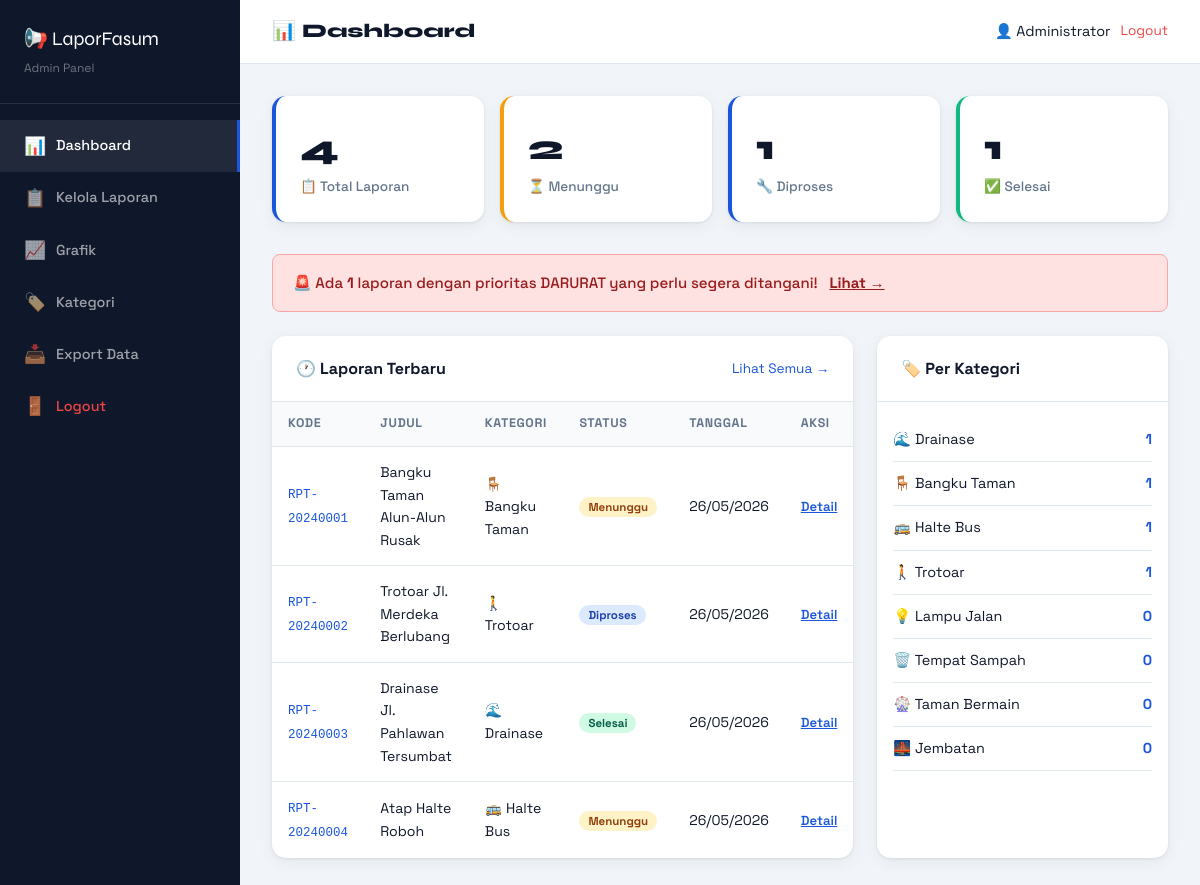
Screenshot of /admin/dashboard.php (signed in) with the database file from the repository.
### tables this page shows
CREATE TABLE IF NOT EXISTS laporan (
    id INT AUTO_INCREMENT PRIMARY KEY,
    kode_laporan VARCHAR(20) UNIQUE NOT NULL,
    nama_pelapor VARCHAR(150) NOT NULL,
    email_pelapor VARCHAR(150),
    no_hp VARCHAR(20),
    kategori_id INT NOT NULL,
    judul VARCHAR(255) NOT NULL,
    deskripsi TEXT NOT NULL,
    lokasi VARCHAR(255) NOT NULL,
    latitude DECIMAL(10,8),
    longitude DECIMAL(11,8),
    foto VARCHAR(255),
    status ENUM('menunggu','diproses','selesai','ditolak') DEFAULT 'menunggu',
    prioritas ENUM('rendah','sedang','tinggi','darurat') DEFAULT 'sedang',
    catatan_admin TEXT,
    created_at TIMESTAMP DEFAULT CURRENT_TIMESTAMP,
    updated_at TIMESTAMP DEFAULT CURRENT_TIMESTAMP ON UPDATE CURRENT_TIMESTAMP,
    FOREIGN KEY (kategori_id) REFERENCES kategori(id)
);

CREATE TABLE IF NOT EXISTS kategori (
    id INT AUTO_INCREMENT PRIMARY KEY,
    nama VARCHAR(100) NOT NULL,
    ikon VARCHAR(50) NOT NULL,
    deskripsi TEXT,
    created_at TIMESTAMP DEFAULT CURRENT_TIMESTAMP
);

### includes/config.php (called while the page is built, shortened)
<?php
function statusBadge($status) {
    $badges = [
        'menunggu' => ['label' => 'Menunggu', 'class' => 'status-waiting'],
        'diproses' => ['label' => 'Diproses', 'class' => 'status-process'],
        'selesai'  => ['label' => 'Selesai',  'class' => 'status-done'],
        'ditolak'  => ['label' => 'Ditolak',  'class' => 'status-rejected'],
    ];
    return $badges[$status] ?? ['label' => $status, 'class' => 'status-waiting'];
}
?>

### admin/dashboard.php (the view, shortened to what this page needs)
<!DOCTYPE html>
<html lang="id">
<head>
    <link rel="stylesheet" href="../assets/css/style.css">
</head>
<body class="admin-body">
<?php
require_once '../includes/config.php';
$stats = $pdo->query("
    SELECT
        COUNT(*) as total,
        SUM(status='menunggu') as menunggu,
        SUM(status='diproses') as diproses,
        SUM(status='selesai') as selesai,
        SUM(status='ditolak') as ditolak,
        SUM(prioritas='darurat') as darurat
    FROM laporan
")->fetch();
$recent = $pdo->query("
    SELECT l.*, k.nama as kategori_nama, k.ikon
    FROM laporan l JOIN kategori k ON l.kategori_id = k.id
    ORDER BY l.created_at DESC LIMIT 8
")->fetchAll();
$per_kat = $pdo->query("
    SELECT k.nama, k.ikon, COUNT(l.id) as total
    FROM kategori k LEFT JOIN laporan l ON l.kategori_id = k.id
    GROUP BY k.id ORDER BY total DESC
")->fetchAll();
?>
<div class="admin-sidebar">
    <div class="logo"><a href="dashboard.php">📢 LaporFasum</a><br><small style="color:rgba(255,255,255,.4); font-size:.75rem;">Admin Panel</small></div>
    <nav class="sidebar-menu">
        <a href="dashboard.php" class="active"><span>📊</span> Dashboard</a>
        <a href="laporan.php"><span>📋</span> Kelola Laporan</a>
        <a href="grafik.php"><span>📈</span> Grafik</a>
        <a href="kategori.php"><span>🏷️</span> Kategori</a>
        <a href="export.php"><span>📥</span> Export Data</a>
        <a href="logout.php" style="margin-top:auto; color:#ef4444;"><span>🚪</span> Logout</a>
    </nav>
</div>
<div class="admin-main">
    <div class="admin-topbar">
        <h1>📊 Dashboard</h1>
        <div class="admin-user">
            <span>👤 <?= htmlspecialchars($_SESSION['admin_nama']) ?></span>
            <a href="logout.php" style="color:#ef4444; font-size:.85rem; text-decoration:none;">Logout</a>
        </div>
    </div>
    <div class="admin-content">
        <div class="admin-stats">
            <div class="admin-stat-card">
                <div class="num"><?= $stats['total'] ?></div>
                <div class="lbl">📋 Total Laporan</div>
            </div>
            <div class="admin-stat-card warning">
                <div class="num"><?= $stats['menunggu'] ?></div>
                <div class="lbl">⏳ Menunggu</div>
            </div>
            <div class="admin-stat-card">
                <div class="num"><?= $stats['diproses'] ?></div>
                <div class="lbl">🔧 Diproses</div>
            </div>
            <div class="admin-stat-card success">
                <div class="num"><?= $stats['selesai'] ?></div>
                <div class="lbl">✅ Selesai</div>
            </div>
        </div>
        <?php if ($stats['darurat'] > 0): ?>
        <div class="alert alert-error" style="margin-bottom:24px;">
            🚨 Ada <strong><?= $stats['darurat'] ?></strong> laporan dengan prioritas DARURAT yang perlu segera ditangani!
            <a href="laporan.php?prioritas=darurat" style="color:#991b1b; font-weight:700; margin-left:8px;">Lihat →</a>
        </div>
        <?php endif; ?>
        <div style="display:grid; grid-template-columns:2fr 1fr; gap:24px;">
            <div class="admin-table-card">
                <div class="table-header">
                    <h2>🕐 Laporan Terbaru</h2>
                    <a href="laporan.php" style="font-size:.85rem; color:#1a56db; text-decoration:none;">Lihat Semua →</a>
                </div>
                <table class="admin-table">
                    <thead>
                        <tr>
                            <th>Kode</th>
                            <th>Judul</th>
                            <th>Kategori</th>
                            <th>Status</th>
                            <th>Tanggal</th>
                            <th>Aksi</th>
                        </tr>
                    </thead>
                    <tbody>
                        <?php foreach ($recent as $lap):
                            $badge = statusBadge($lap['status']);
                        ?>
                        <tr>
                            <td><code style="font-size:.78rem; color:#1a56db;"><?= $lap['kode_laporan'] ?></code></td>
                            <td style="max-width:200px;">
                                <span title="<?= htmlspecialchars($lap['judul']) ?>">
                                    <?= htmlspecialchars(substr($lap['judul'], 0, 35)) ?><?= strlen($lap['judul']) > 35 ? '...' : '' ?>
                                </span>
                            </td>
                            <td><?= $lap['ikon'] ?> <?= htmlspecialchars($lap['kategori_nama']) ?></td>
                            <td><span class="badge <?= $badge['class'] ?>"><?= $badge['label'] ?></span></td>
                            <td><?= date('d/m/Y', strtotime($lap['created_at'])) ?></td>
                            <td><a href="detail.php?id=<?= $lap['id'] ?>" style="color:#1a56db; font-size:.82rem; font-weight:600;">Detail</a></td>
                        </tr>
                        <?php endforeach; ?>
                    </tbody>
                </table>
            </div>
            <div class="admin-table-card">
                <div class="table-header"><h2>🏷️ Per Kategori</h2></div>
                <div style="padding:16px;">
                    <?php foreach ($per_kat as $k): ?>
                    <div style="display:flex; justify-content:space-between; align-items:center; padding:10px 0; border-bottom:1px solid #e2e8f0;">
                        <span style="font-size:.9rem;"><?= $k['ikon'] ?> <?= htmlspecialchars($k['nama']) ?></span>
                        <span style="font-weight:700; color:#1a56db; font-size:.9rem;"><?= $k['total'] ?></span>
                    </div>
                    <?php endforeach; ?>
                </div>
            </div>
        </div>
    </div>
</div>
</body>
</html>

### assets/css/style.css (style rules this page uses)
:root { --primary: #1a56db; --primary-dark: #1242a8; --primary-light: #e8f0fe; --accent: #f59e0b; --accent-dark: #d97706; --success: #10b981; --warning: #f59e0b; --danger: #ef4444; --purple: #8b5cf6; --bg: #f8fafc; --surface: #ffffff; --border: #e2e8f0; --text: #0f172a; --text-muted: #64748b; --text-light: #94a3b8; --shadow: 0 1px 3px rgba(0,0,0,.08), 0 4px 16px rgba(0,0,0,.06); --shadow-lg: 0 8px 32px rgba(0,0,0,.12); --radius: 14px; --radius-sm: 8px; --font-body: 'Space Grotesk', sans-serif; --font-display: 'Syne', sans-serif; }
*, *::before, *::after { box-sizing: border-box; margin: 0; padding: 0; }
html { scroll-behavior: smooth; }
body { font-family: var(--font-body); background: var(--bg); color: var(--text); line-height: 1.6; font-size: 15px; }
.alert { border-radius: var(--radius-sm); padding: 16px 20px; margin-bottom: 24px; font-weight: 500; }
.alert-error { background: #fee2e2; color: #991b1b; border: 1px solid #fca5a5; }
.badge { font-size: .72rem; font-weight: 700; padding: 3px 9px; border-radius: 20px; }
.status-waiting { background: #fef3c7; color: #92400e; }
.status-process { background: #dbeafe; color: #1e40af; }
.status-done { background: #d1fae5; color: #065f46; }
.admin-body { background: #f1f5f9; }
.admin-sidebar { position: fixed; left: 0; top: 0; bottom: 0; width: 240px; background: #0f172a; padding: 24px 0; display: flex; flex-direction: column; }
.admin-sidebar .logo { padding: 0 24px 24px; border-bottom: 1px solid rgba(255,255,255,.1); }
.admin-sidebar .logo a { color: #fff; text-decoration: none; font-family: var(--font-display); font-size: 1.2rem; }
.sidebar-menu { flex: 1; padding: 16px 0; }
.sidebar-menu a { display: flex; align-items: center; gap: 10px; padding: 12px 24px; color: rgba(255,255,255,.6); text-decoration: none; font-size: .9rem; font-weight: 500; transition: all .2s; }
.sidebar-menu a:hover, .sidebar-menu a.active { background: rgba(255,255,255,.08); color: #fff; border-right: 3px solid var(--primary); }
.sidebar-menu a span { font-size: 1.1rem; }
.admin-main { margin-left: 240px; min-height: 100vh; }
.admin-topbar { background: #fff; border-bottom: 1px solid var(--border); padding: 16px 32px; display: flex; justify-content: space-between; align-items: center; position: sticky; top: 0; z-index: 10; }
.admin-topbar h1 { font-family: var(--font-display); font-size: 1.2rem; font-weight: 800; }
.admin-user { display: flex; align-items: center; gap: 10px; font-size: .9rem; }
.admin-content { padding: 32px; }
.admin-stats { display: grid; grid-template-columns: repeat(4,1fr); gap: 16px; margin-bottom: 32px; }
.admin-stat-card { background: #fff; border-radius: var(--radius); padding: 24px; box-shadow: var(--shadow); border-left: 4px solid var(--primary); }
.admin-stat-card.warning { border-color: var(--warning); }
.admin-stat-card.success { border-color: var(--success); }
.admin-stat-card .num { font-family: var(--font-display); font-size: 2.2rem; font-weight: 800; color: var(--text); }
.admin-stat-card .lbl { font-size: .85rem; color: var(--text-muted); font-weight: 500; }
.admin-table-card { background: #fff; border-radius: var(--radius); box-shadow: var(--shadow); overflow: hidden; }
.table-header { padding: 20px 24px; border-bottom: 1px solid var(--border); display: flex; justify-content: space-between; align-items: center; }
.table-header h2 { font-size: 1rem; font-weight: 700; }
.admin-table { width: 100%; border-collapse: collapse; }
.admin-table th { background: var(--bg); padding: 12px 16px; text-align: left; font-size: .78rem; font-weight: 700; color: var(--text-muted); text-transform: uppercase; letter-spacing: .05em; border-bottom: 1px solid var(--border); }
.admin-table td { padding: 14px 16px; border-bottom: 1px solid var(--border); font-size: .88rem; vertical-align: middle; }
.admin-table tr:last-child td { border-bottom: none; }

### rows the page displays
laporan: kode_laporan "RPT-20240001", judul "Bangku Taman Alun-Alun Rusak", kategori.ikon "🪑", kategori.nama "Bangku Taman", status "Menunggu", created_at "26/05/2026"
laporan: kode_laporan "RPT-20240002", judul "Trotoar Jl. Merdeka Berlubang", kategori.ikon "🚶", kategori.nama "Trotoar", status "Diproses", created_at "26/05/2026"
laporan: kode_laporan "RPT-20240003", judul "Drainase Jl. Pahlawan Tersumbat", kategori.ikon "🌊", kategori.nama "Drainase", status "Selesai", created_at "26/05/2026"
laporan: kode_laporan "RPT-20240004", judul "Atap Halte Roboh", kategori.ikon "🚌", kategori.nama "Halte Bus", status "Menunggu", created_at "26/05/2026"

### other values shown
$_SESSION['admin_nama'] "Administrator"
$stats['total'] "4"
$stats['menunggu'] "2"
$stats['diproses'] "1"
$stats['selesai'] "1"
$stats['darurat'] "1"
$k['ikon'] "🌊"
$k['nama'] "Drainase"
$k['total'] "1"
$k['ikon'] "🪑"
$k['nama'] "Bangku Taman"
$k['ikon'] "🚌"
$k['nama'] "Halte Bus"
$k['ikon'] "🚶"
$k['nama'] "Trotoar"
